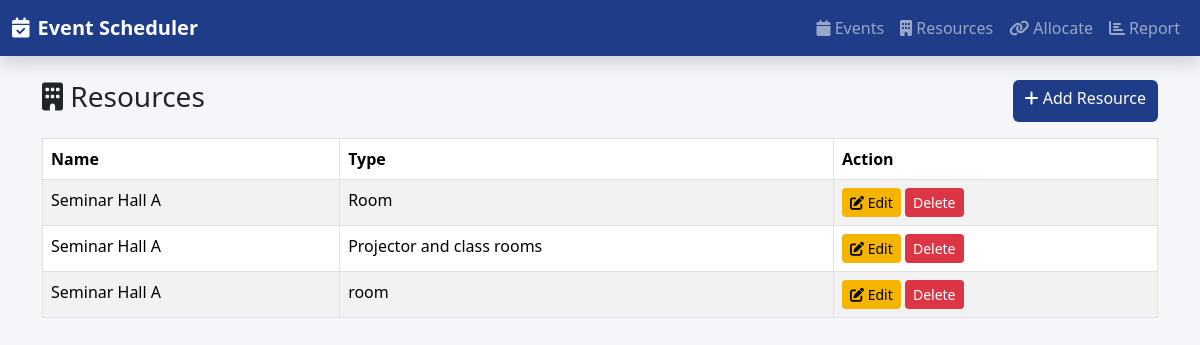
Page /resources on the committed database.
### app.py (models this page shows)
class Resource(db.Model):
    id = db.Column(db.Integer, primary_key=True)
    name = db.Column(db.String(100))
    type = db.Column(db.String(50))

### app.py (the view)
@app.route('/resources')
def resources():
    return render_template('resources.html', resources=Resource.query.all())

### templates/resources.html
{% extends 'base.html' %}
{% block content %}
<div class="d-flex justify-content-between mb-3">
  <h3><i class="fa fa-building"></i> Resources</h3>
  <a href="/add_resource" class="btn btn-primary">
    <i class="fa fa-plus"></i> Add Resource
  </a>
</div>
<table class="table table-striped table-bordered">
  <thead>
    <tr>
      <th>Name</th>
      <th>Type</th>
      <th>Action</th>
    </tr>
  </thead>
  <tbody>
    {% for r in resources %}
    <tr>
      <td>{{ r.name }}</td>
      <td>{{ r.type }}</td>
      <td>
        <a href="/edit_resource/{{ r.id }}" class="btn btn-sm btn-warning">
  <i class="fa fa-edit"></i> Edit
</a>
        <a href="/delete_resource/{{r.id}}" class="btn btn-sm btn-danger">Delete</a>
      </td>
    </tr>
    {% endfor %}
  </tbody>
</table>
{% endblock %}

### static/css/style.css (style rules this page uses)
.bg-app { background-color: #f4f6f9; min-height: 100vh; font-family: 'Segoe UI', sans-serif; }
.btn-primary { background-color: #1f3c88; border: none; }
.btn-warning { background-color: #f4b400; border: none; }
.btn-danger { background-color: #dc3545; border: none; }
.table thead { background-color: #1f3c88; color: white; }

### rows in the picture
Resource: name "Seminar Hall A", type "Room"
Resource: name "Seminar Hall A", type "Projector and class rooms"
Resource: name "Seminar Hall A", type "room"
